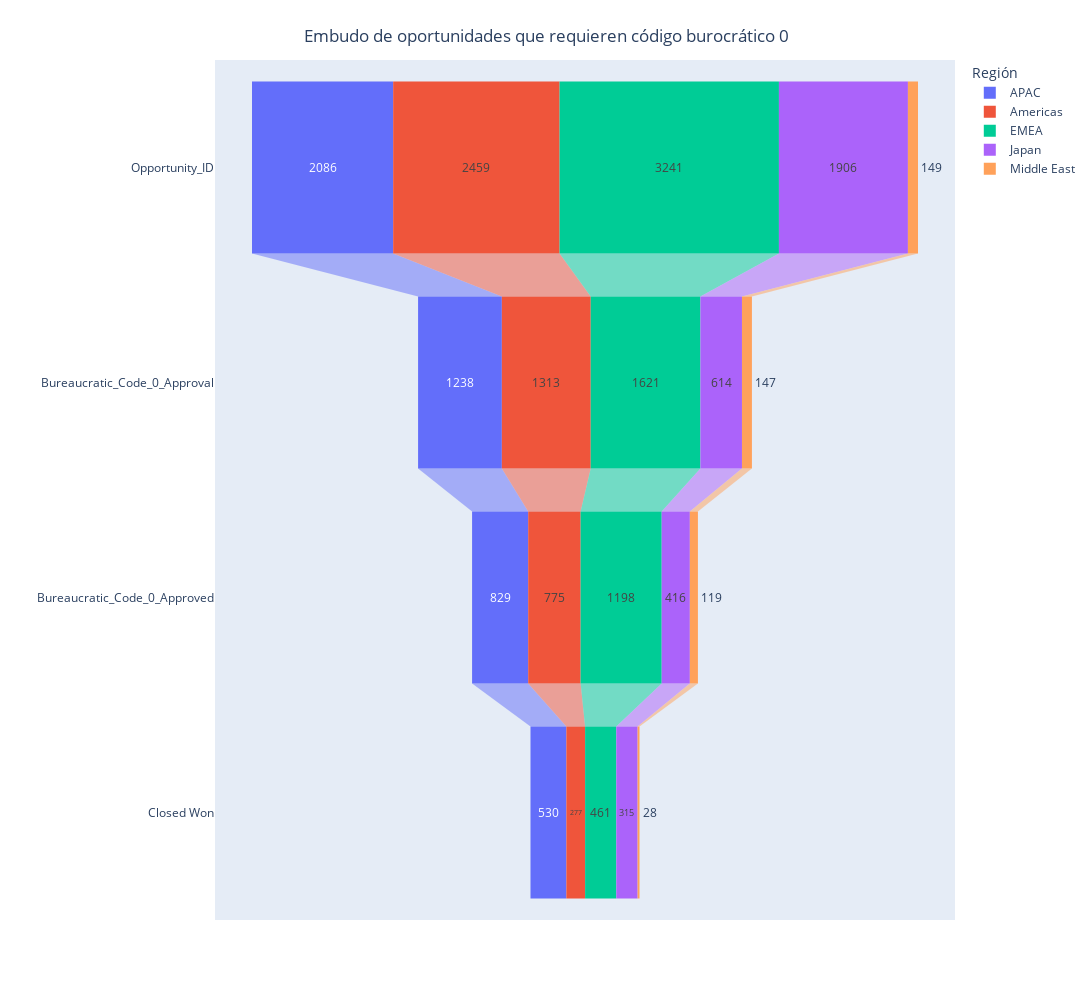

This figure's notebook cell:
### Code cell
fig = go.Figure(px.funnel(df_bin_b, x='value', y='variable', color='Region', labels=dict(variable='', Region="Región"), width=1200, height=1000))

fig.update_layout(title={'text': "Embudo de oportunidades que requieren código burocrático 0",
        'y':0.97,
        'x':0.5,
        'xanchor': 'center',
        'yanchor': 'top'})
fig.show()

### Figure 1 — Plotly figure (JSON) as saved in the notebook; plotly's stock layout.template omitted (floating-point values rounded to 4 significant figures)
{"data": [{"hovertemplate": "Región=APAC<br>value=%{x}<br>=%{y}<extra></extra>", "legendgroup": "APAC", "marker": {"color": "#636efa"}, "name": "APAC", "orientation": "h", "showlegend": true, "type": "funnel", "x": [2086, 1238, 829, 530], "xaxis": "x", "y": ["Opportunity_ID", "Bureaucratic_Code_0_Approval", "Bureaucratic_Code_0_Approved", "Closed Won"], "yaxis": "y"}, {"hovertemplate": "Región=Americas<br>value=%{x}<br>=%{y}<extra></extra>", "legendgroup": "Americas", "marker": {"color": "#EF553B"}, "name": "Americas", "orientation": "h", "showlegend": true, "type": "funnel", "x": [2459, 1313, 775, 277], "xaxis": "x", "y": ["Opportunity_ID", "Bureaucratic_Code_0_Approval", "Bureaucratic_Code_0_Approved", "Closed Won"], "yaxis": "y"}, {"hovertemplate": "Región=EMEA<br>value=%{x}<br>=%{y}<extra></extra>", "legendgroup": "EMEA", "marker": {"color": "#00cc96"}, "name": "EMEA", "orientation": "h", "showlegend": true, "type": "funnel", "x": [3241, 1621, 1198, 461], "xaxis": "x", "y": ["Opportunity_ID", "Bureaucratic_Code_0_Approval", "Bureaucratic_Code_0_Approved", "Closed Won"], "yaxis": "y"}, {"hovertemplate": "Región=Japan<br>value=%{x}<br>=%{y}<extra></extra>", "legendgroup": "Japan", "marker": {"color": "#ab63fa"}, "name": "Japan", "orientation": "h", "showlegend": true, "type": "funnel", "x": [1906, 614, 416, 315], "xaxis": "x", "y": ["Opportunity_ID", "Bureaucratic_Code_0_Approval", "Bureaucratic_Code_0_Approved", "Closed Won"], "yaxis": "y"}, {"hovertemplate": "Región=Middle East<br>value=%{x}<br>=%{y}<extra></extra>", "legendgroup": "Middle East", "marker": {"color": "#FFA15A"}, "name": "Middle East", "orientation": "h", "showlegend": true, "type": "funnel", "x": [149, 147, 119, 28], "xaxis": "x", "y": ["Opportunity_ID", "Bureaucratic_Code_0_Approval", "Bureaucratic_Code_0_Approved", "Closed Won"], "yaxis": "y"}], "layout": {"height": 1000, "legend": {"title": {"text": "Región"}, "tracegroupgap": 0}, "margin": {"t": 60}, "title": {"text": "Embudo de oportunidades que requieren código burocrático 0", "x": 0.5, "xanchor": "center", "y": 0.97, "yanchor": "top"}, "width": 1200, "xaxis": {"anchor": "y", "domain": [0, 1], "title": {"text": "value"}}, "yaxis": {"anchor": "x", "domain": [0, 1], "title": {"text": ""}}}}
